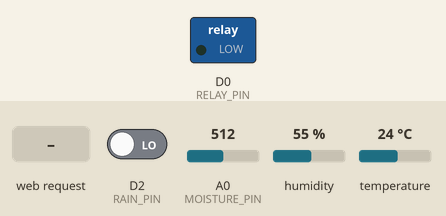
A sketch run on a simulated ESP8266 (NodeMCU). On the bench: switched loads named in the sketch (green lamp = pin HIGH). The test bench sets the inputs (shaded band); at power-on: D2 (RAIN_PIN) LOW, A0 (MOISTURE_PIN) = 512, humidity 55 %, temperature 24 °C. WiFi joins after 1.5 s; servers stay silent unless stated; what the sketch prints to the serial monitor is not drawn.

Above: at 2.7 s.
2.8 s: HTTP request GET /relay/on received
At 3.8 s:
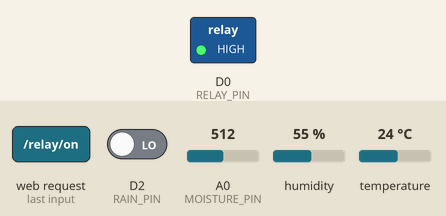
5.8 s: HTTP request GET /relay/off received
At 8.3 s:
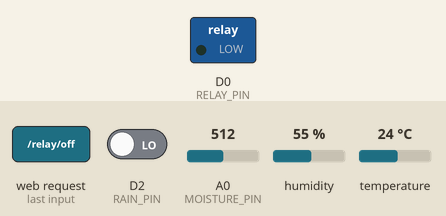
Timing chart, 0 to 9.8 s (numbered marks = the images above; inputs shaded):
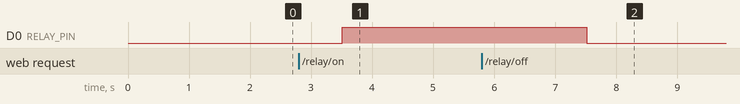

The sketch:

Smart_Irrigation.ino
```cpp
#include <ESP8266WiFi.h>
#include <DHT.h>

#define DHTPIN D3         // Humidity sensor
#define DHTTYPE DHT22     // Sensor type: DHT22
#define MOISTURE_PIN A0   // Soil moisture
#define RAIN_PIN D2       // Rain sensor
#define RELAY_PIN D0      // Relay

// WiFi credentials
const char* ssid = "SSID";       // Replace with your WiFi NAME
const char* password = "PASSWORD";    // Replace with your WiFi password

DHT dht(DHTPIN, DHTTYPE);
WiFiServer server(80);

// Function humidity humidity level
String getHumidityLevel(float humidity) {
    if (humidity < 30) return "Low";
    else if (humidity < 60) return "Medium";
    else return "High";
}

// Function for temperature level
String getTemperatureLevel(float temperature) {
    if (temperature < 15) return "Cold";
    else if (temperature <= 25) return "Cool";
    else if (temperature <= 35) return "Warm";
    else return "Hot";
}

// FUNCTION FOR MOISTURE LEVEL
String getMoistureLevel(int moisture) {
    if (moisture < 300) return "Dry";
    else if (moisture < 700) return "Moist";
    else return "Wet";
}

void setup() {
    Serial.begin(115200);
    WiFi.begin(ssid, password);
    while (WiFi.status() != WL_CONNECTED) {
        delay(500);
        Serial.print(".");
    }
    Serial.println("\nConnected to WiFi");

    server.begin();
    dht.begin();
    pinMode(MOISTURE_PIN, INPUT);
    pinMode(RAIN_PIN, INPUT);
    pinMode(RELAY_PIN, OUTPUT);
    digitalWrite(RELAY_PIN, LOW);
    Serial.println("DHT sensor initialized");
}

// Loop function
void loop() {
    delay(2000);  // Add a delay for stable sensor readings

    WiFiClient client = server.available();
    if (!client) return;

    // Sensor readings
    float humidity = dht.readHumidity();
    float temperature = dht.readTemperature();
    int moisture = analogRead(MOISTURE_PIN);
    int rainStatus = digitalRead(RAIN_PIN);

    // Check if readings are valid
    if (isnan(humidity) || isnan(temperature)) {
        Serial.println("Failed to read from DHT sensor!");
    } else {
        Serial.print("Humidity: ");
        Serial.print(humidity);
        Serial.println("%");
        Serial.print("Temperature: ");
        Serial.print(temperature);
        Serial.println("°C");
    }

    // Map sensor values to percentage for display
    int temperatureLevel = map(temperature, 0, 50, 0, 100);
    int moistureLevel = map(moisture, 0, 1023, 0, 100);

    while (client.connected()) {
        if (client.available()) {
            String request = client.readStringUntil('\r');
            client.flush();


            if (request.indexOf("/relay/on") != -1) {
                digitalWrite(RELAY_PIN, HIGH);
                Serial.println("Relay ON");
            }
            else if (request.indexOf("/relay/off") != -1) {
                digitalWrite(RELAY_PIN, LOW);
                Serial.println("Relay OFF");
            }


            String html = "<!DOCTYPE html><html><head><title>Smart Irrigation System</title>"
                          "<style>"
                          "body { font-family: Arial; text-align: center; }"
                          ".container { display: flex; justify-content: center; gap: 20px; margin-top: 20px; }"
                          ".thermometer { width: 30px; height: 150px; border: 2px solid black; border-radius: 15px; position: relative; overflow: hidden; }"
                          ".level { position: absolute; bottom: 0; width: 100%; border-radius: 15px; }"
                          ".humidity { background: blue; }"         // Blue color for Humidity
                          ".temperature { background: yellow; }"    // Yellow color for Temperature
                          ".moisture { background: rgb(184, 0, 31); }" // Red color for Moisture
                          "</style>"
                          "</head><body><h1>Smart Irrigation System</h1>";

            // Display sensor values
            html += "<p>Humidity: " + String(humidity) + "% (" + getHumidityLevel(humidity) + ")</p>";
            html += "<p>Temperature: " + String(temperature) + "°C (" + getTemperatureLevel(temperature) + ")</p>";
            html += "<p>Soil Moisture: " + String(moisture) + " (" + getMoistureLevel(moisture) + ")</p>";
            html += "<p>Rain Status: " + String(rainStatus == HIGH ? "No Rain" : "Rain Detected") + "</p>";

            // Thermometers container
            html += "<div class='container'>";

            // Humidity Thermometer
            html += "<div style='text-align: center;'><p>Humidity</p>";
            html += "<div class='thermometer'><div class='level humidity' style='height:" + String(humidity) + "%;'></div></div>";
            html += "<p>" + String(humidity) + "%</p></div>";

            // Temperature Thermometer
            html += "<div style='text-align: center;'><p>Temperature</p>";
            html += "<div class='thermometer'><div class='level temperature' style='height:" + String(temperatureLevel) + "%;'></div></div>";
            html += "<p>" + String(temperature) + "°C</p></div>";

            // Soil Moisture Thermometer
            html += "<div style='text-align: center;'><p>Moisture</p>";
            html += "<div class='thermometer'><div class='level moisture' style='height:" + String(moistureLevel) + "%;'></div></div>";
            html += "<p>" + String(moisture) + "</p></div>";

            html += "</div>";


            html += "<p><a href=\"/relay/on\"><button style=\"padding:10px 20px;\">Turn Motor ON</button></a>";
            html += "<a href=\"/relay/off\"><button style=\"padding:10px 20px;\">Turn Motor OFF</button></a></p>";
            html += "</body></html>";
client.println("HTTP/1.1 200 OK");
client.println("Content-type:text/html; charset=utf-8");
client.println("Connection: close");
client.println();
client.println(html);
client.stop();
        }
    }
}
```

Measured:
- after the input at 2.8 s, D0 (RELAY_PIN): LOW → HIGH after 0.71 s
- after the input at 5.8 s, D0 (RELAY_PIN): HIGH → LOW after 1.7 s
